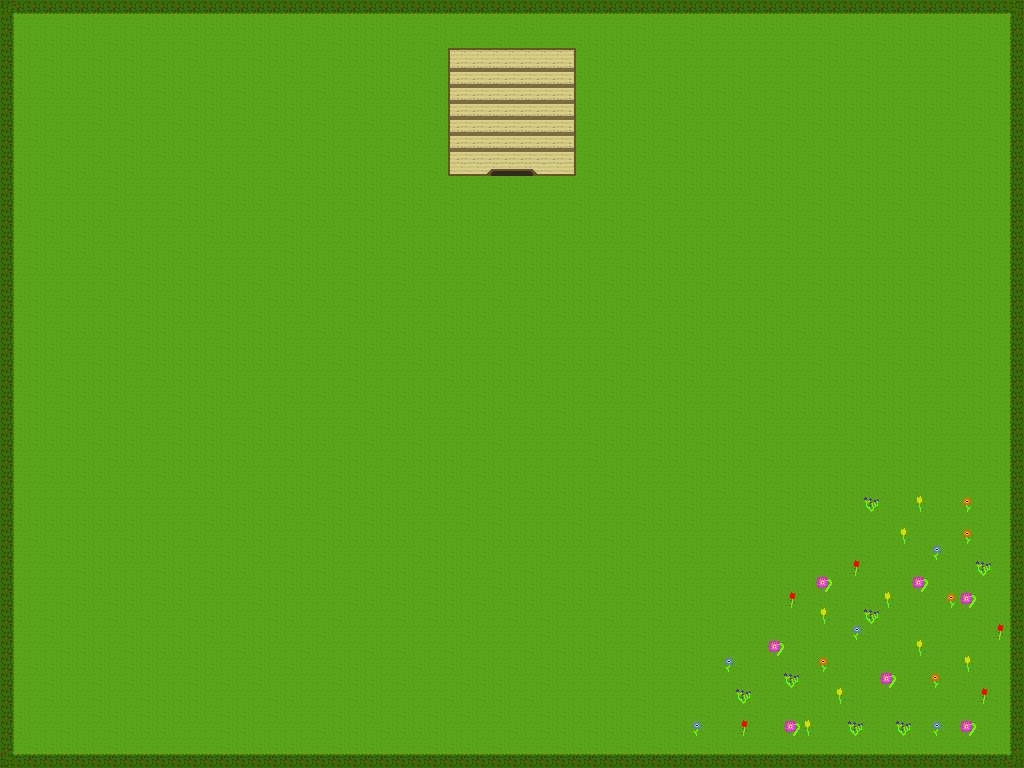

Tiled map render using the project's own tile images. Description and the map definition, with tile-layer contents summarised, below:
An orthogonal 64x48 tile map with 16x16 px tiles, 2 tile layers (Tile Layer 1, walls) and 9 objects (4x wall, 3x flowers, queen, hive).

<map version="1.8" tiledversion="1.8.2" orientation="orthogonal" renderorder="right-down" width="64" height="48" tilewidth="16" tileheight="16" infinite="0" nextlayerid="4" nextobjectid="11">
 <tileset firstgid="1" source="beesheet4.tsx" />
 <layer id="1" name="Tile Layer 1" width="64" height="48">
  <data>[3072 cells, 3072 non-empty, 2 distinct tile ids]</data>
 </layer>
 <layer id="2" name="walls" width="64" height="48">
  <data>[3072 cells, 321 non-empty, 26 distinct tile ids]</data>
 </layer>
 <objectgroup id="3" name="Object Layer 1">
  <object id="1" name="queen" x="444" y="44" width="124" height="128" />
  <object id="2" name="wall" x="1012" y="0" width="12" height="768" />
  <object id="3" name="wall" x="0" y="0" width="1024" height="12" />
  <object id="4" name="wall" x="0" y="756" width="1024" height="12" />
  <object id="6" name="wall" x="0" y="0" width="12" height="768" />
  <object id="7" name="hive" x="448" y="172" width="128" height="60" />
  <object id="8" name="flowers" x="688" y="640" width="324" height="116" />
  <object id="9" name="flowers" x="784" y="572" width="228" height="68" />
  <object id="10" name="flowers" x="844" y="488" width="168" height="84" />
 </objectgroup>
</map>